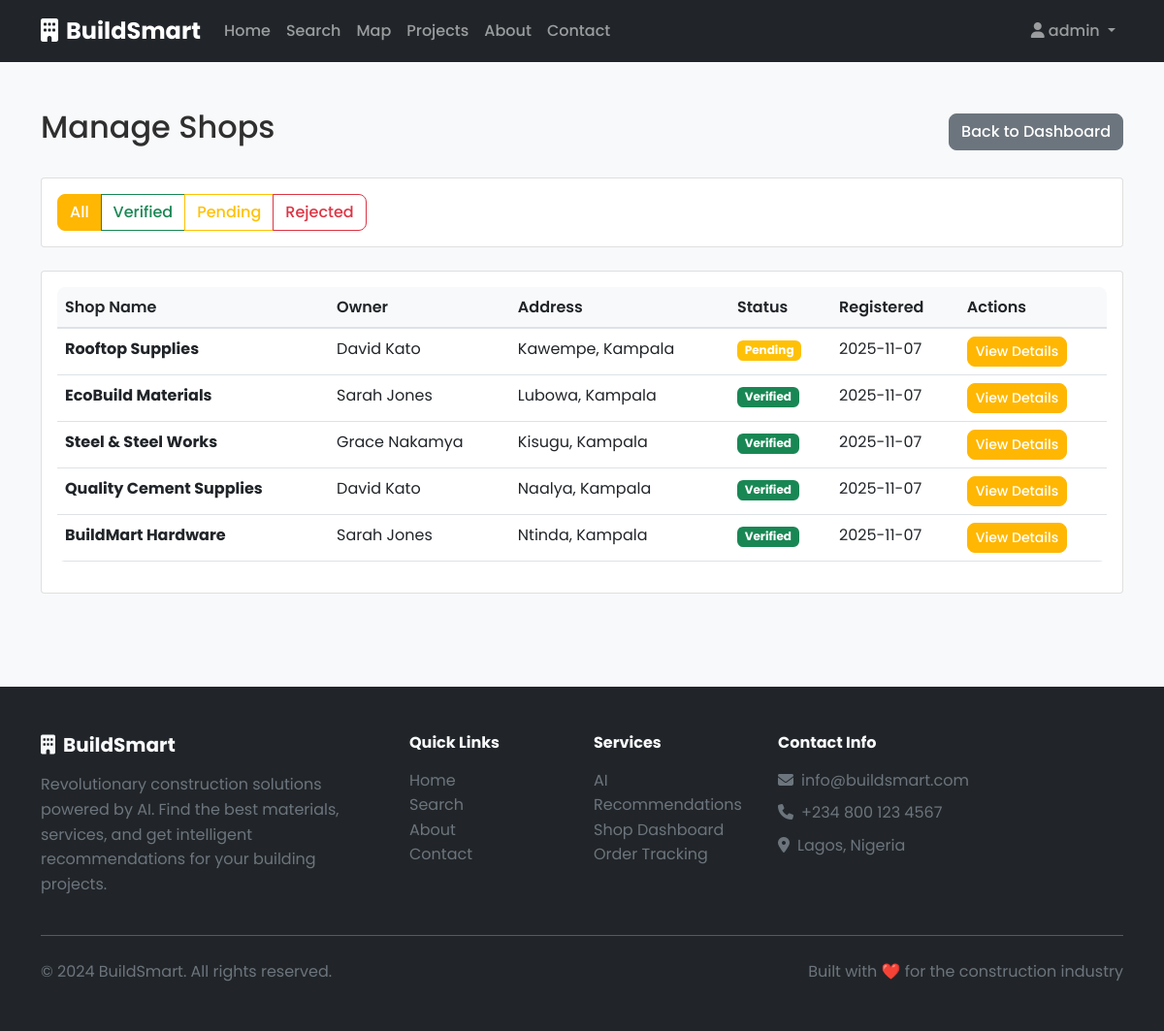
Page /admin/shops (signed in) on the committed database.
### app/models/user.py (models this page shows, shortened)
class User(UserMixin, db.Model):
    __tablename__ = 'users'
    id = db.Column(db.Integer, primary_key=True)
    username = db.Column(db.String(80), unique=True, nullable=False)
    email = db.Column(db.String(120), unique=True, nullable=False)
    password_hash = db.Column(db.String(128), nullable=False)
    full_name = db.Column(db.String(100))
    phone = db.Column(db.String(20))
    address = db.Column(db.Text)
    latitude = db.Column(db.Float)
    longitude = db.Column(db.Float)
    user_type = db.Column(db.String(20), default='customer')  # customer, shop_owner, service_provider
    is_active = db.Column(db.Boolean, default=True)
    is_verified = db.Column(db.Boolean, default=False)
    email_verified = db.Column(db.Boolean, default=False, nullable=False)
    email_verified_at = db.Column(db.DateTime, nullable=True)
    two_factor_enabled = db.Column(db.Boolean, default=False, nullable=False)
    two_factor_secret = db.Column(db.String(32), nullable=True)  # TOTP secret key
    failed_login_attempts = db.Column(db.Integer, default=0, nullable=False)
    locked_until = db.Column(db.DateTime, nullable=True)  # Account lockout timestamp
    last_login = db.Column(db.DateTime, nullable=True)
    created_at = db.Column(db.DateTime, default=datetime.utcnow)
    updated_at = db.Column(db.DateTime, default=datetime.utcnow, onupdate=datetime.utcnow)
    shops = db.relationship('Shop', backref='owner', lazy=True)
    services = db.relationship('Service', backref='provider', lazy=True)
    orders = db.relationship('Order', backref='customer', lazy=True)
    recommendations = db.relationship('Recommendation', backref='user', lazy=True)
    def is_admin_user(self):
        return self.user_type == 'admin'

### app/models/shop.py (models this page shows, shortened)
class Shop(db.Model):
    __tablename__ = 'shops'
    id = db.Column(db.Integer, primary_key=True)
    name = db.Column(db.String(100), nullable=False)
    description = db.Column(db.Text)
    address = db.Column(db.Text, nullable=False)
    phone = db.Column(db.String(20))
    email = db.Column(db.String(120))
    latitude = db.Column(db.Float, nullable=False)
    longitude = db.Column(db.Float, nullable=False)
    rating = db.Column(db.Float, default=0.0)
    total_reviews = db.Column(db.Integer, default=0)
    is_verified = db.Column(db.Boolean, default=False)
    is_active = db.Column(db.Boolean, default=True)
    created_at = db.Column(db.DateTime, default=datetime.utcnow)
    updated_at = db.Column(db.DateTime, default=datetime.utcnow, onupdate=datetime.utcnow)
    owner_id = db.Column(db.Integer, db.ForeignKey('users.id'), nullable=False)
    products = db.relationship('Product', backref='shop', lazy=True)
    orders = db.relationship('Order', backref='shop', lazy=True)

### app/blueprints/admin/routes.py (the view)
@admin_bp.route('/shops')
@login_required
@admin_required
def shops():
    page = request.args.get('page', 1, type=int)
    status_filter = request.args.get('status', 'all')  # all, verified, pending, rejected
    query = Shop.query
    if status_filter == 'verified':
        query = query.filter_by(is_verified=True)
    elif status_filter == 'pending':
        query = query.filter_by(is_verified=False, is_active=True)
    elif status_filter == 'rejected':
        query = query.filter_by(is_active=False)
    shops = query.order_by(Shop.created_at.desc()).paginate(
        page=page, per_page=20, error_out=False
    )
    return render_template('admin/shops.html', shops=shops, status_filter=status_filter)

### app/templates/admin/shops.html (shortened to what this page needs)
{% extends "base.html" %}
{% block content %}
<div class="container py-5">
    <div class="d-flex justify-content-between align-items-center mb-4">
        <h1 class="h2">Manage Shops</h1>
        <div>
            <a href="{{ url_for('admin.dashboard') }}" class="btn btn-secondary">Back to Dashboard</a>
        </div>
    </div>
    <div class="card mb-4">
        <div class="card-body">
            <div class="btn-group" role="group">
                <a href="{{ url_for('admin.shops', status='all') }}"
                   class="btn btn-{{ 'primary' if status_filter == 'all' else 'outline-primary' }}">All</a>
                <a href="{{ url_for('admin.shops', status='verified') }}"
                   class="btn btn-{{ 'success' if status_filter == 'verified' else 'outline-success' }}">Verified</a>
                <a href="{{ url_for('admin.shops', status='pending') }}"
                   class="btn btn-{{ 'warning' if status_filter == 'pending' else 'outline-warning' }}">Pending</a>
                <a href="{{ url_for('admin.shops', status='rejected') }}"
                   class="btn btn-{{ 'danger' if status_filter == 'rejected' else 'outline-danger' }}">Rejected</a>
            </div>
        </div>
    </div>
    <div class="card">
        <div class="card-body">
            {% if shops.items %}
            <div class="table-responsive">
                <table class="table table-hover">
                    <thead>
                        <tr>
                            <th>Shop Name</th>
                            <th>Owner</th>
                            <th>Address</th>
                            <th>Status</th>
                            <th>Registered</th>
                            <th>Actions</th>
                        </tr>
                    </thead>
                    <tbody>
                        {% for shop in shops.items %}
                        <tr>
                            <td><strong>{{ shop.name }}</strong></td>
                            <td>{{ shop.owner.full_name or shop.owner.username }}</td>
                            <td>{{ shop.address }}</td>
                            <td>
                                {% if shop.is_verified %}
                                <span class="badge bg-success">Verified</span>
                                {% elif not shop.is_active %}
                                <span class="badge bg-danger">Rejected</span>
                                {% else %}
                                <span class="badge bg-warning">Pending</span>
                                {% endif %}
                            </td>
                            <td>{{ shop.created_at.strftime('%Y-%m-%d') }}</td>
                            <td>
                                <a href="{{ url_for('admin.shop_detail', shop_id=shop.id) }}" class="btn btn-sm btn-primary">
                                    View Details
                                </a>
                            </td>
                        </tr>
                        {% endfor %}
                    </tbody>
                </table>
            </div>
            {% else %}
            <p class="text-muted text-center py-5">No shops found</p>
            {% endif %}
        </div>
    </div>
</div>
{% endblock %}

### app/templates/components/navbar.html (shortened to what this page needs)
<nav class="navbar navbar-expand-lg navbar-dark bg-dark">
    <div class="container">
        <a class="navbar-brand fw-bold" href="{{ url_for('main.index') }}">
            <i class="fas fa-building me-2"></i>BuildSmart
        </a>
        <div class="collapse navbar-collapse" id="navbarNav">
            <ul class="navbar-nav me-auto">
                <li class="nav-item">
                    <a class="nav-link" href="{{ url_for('main.index') }}">Home</a>
                </li>
                <li class="nav-item">
                    <a class="nav-link" href="{{ url_for('main.search') }}">Search</a>
                </li>
                <li class="nav-item">
                    <a class="nav-link" href="{{ url_for('main.map_view') }}">Map</a>
                </li>
                <li class="nav-item">
                    <a class="nav-link" href="{{ url_for('main.projects') }}">Projects</a>
                </li>
                <li class="nav-item">
                    <a class="nav-link" href="{{ url_for('main.about') }}">About</a>
                </li>
                <li class="nav-item">
                    <a class="nav-link" href="{{ url_for('main.contact') }}">Contact</a>
                </li>
            </ul>
            <ul class="navbar-nav">
                {% if current_user.is_authenticated %}
                    <li class="nav-item dropdown">
                        <a class="nav-link dropdown-toggle" href="#" id="navbarDropdown" role="button" data-bs-toggle="dropdown">
                            <i class="fas fa-user me-1"></i>{{ current_user.username }}
                        </a>
                    </li>
                {% endif %}
            </ul>
        </div>
    </div>
</nav>

### app/static/css/custom.css (style rules this page uses)
:root { --primary-yellow: #FFB703; --accent-orange: #FB8500; --charcoal-gray: #2F2F2F; --bg-light: #F8F9FA; --primary-color: var(--primary-yellow); --secondary-color: #6c757d; --success-color: #198754; --warning-color: #ffc107; --danger-color: #dc3545; --light-color: var(--bg-light); --dark-color: var(--charcoal-gray); }
body { font-family: 'Poppins', -apple-system, BlinkMacSystemFont, 'Segoe UI', Roboto, Inter, 'Helvetica Neue', Arial, sans-serif; line-height: 1.6; color: var(--dark-color); background-color: var(--light-color); }
.card { transition: transform 0.2s ease-in-out, box-shadow 0.2s ease-in-out; }
.btn { border-radius: 8px; font-weight: 500; transition: all 0.2s ease-in-out; }
.navbar-brand { font-size: 1.5rem; font-weight: bold; }
.navbar-nav .nav-link { font-weight: 500; transition: color 0.2s ease-in-out; }
.btn-primary { background-color: var(--primary-color); border-color: var(--primary-color); }
.badge { border-radius: 6px; }
.table { border-radius: 8px; overflow: hidden; }
.table thead th { background-color: var(--light-color); border-bottom: 2px solid #dee2e6; font-weight: 600; }

### rows in the picture
User: username "admin"
Shop: name "Rooftop Supplies", owner "David Kato", address "Kawempe, Kampala", is_verified "Pending", created_at "2025-11-07"
Shop: name "EcoBuild Materials", owner "Sarah Jones", address "Lubowa, Kampala", is_verified "Verified", created_at "2025-11-07"
Shop: name "Steel & Steel Works", owner "Grace Nakamya", address "Kisugu, Kampala", is_verified "Verified", created_at "2025-11-07"
Shop: name "Quality Cement Supplies", owner "David Kato", address "Naalya, Kampala", is_verified "Verified", created_at "2025-11-07"
Shop: name "BuildMart Hardware", owner "Sarah Jones", address "Ntinda, Kampala", is_verified "Verified", created_at "2025-11-07"
